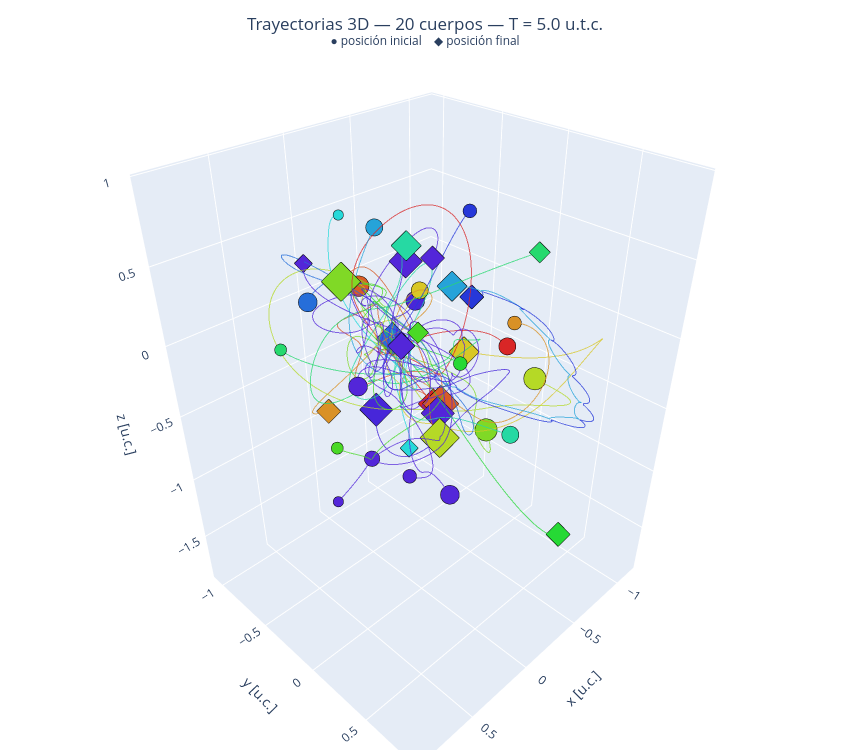

This figure's notebook cell:
### Code cell
import plotly.graph_objects as go

colors_hex = [f'hsl({int(j/N*360)},70%,50%)' for j in range(N)]

fig3d = go.Figure()

for j in range(N):
    s_marker = int(masas[j] * 120 + 4)
    # Trayectoria
    fig3d.add_trace(go.Scatter3d(
        x=traj[j, :, 0], y=traj[j, :, 1], z=traj[j, :, 2],
        mode='lines',
        line=dict(color=colors_hex[j], width=2),
        opacity=0.7,
        name=f'Cuerpo {j+1}',
        showlegend=False
    ))
    # Posición inicial
    fig3d.add_trace(go.Scatter3d(
        x=[traj[j, 0, 0]], y=[traj[j, 0, 1]], z=[traj[j, 0, 2]],
        mode='markers',
        marker=dict(color=colors_hex[j], size=s_marker, symbol='circle',
                    line=dict(color='black', width=1)),
        name=f'Inicio {j+1}',
        showlegend=False
    ))
    # Posición final
    fig3d.add_trace(go.Scatter3d(
        x=[traj[j, -1, 0]], y=[traj[j, -1, 1]], z=[traj[j, -1, 2]],
        mode='markers',
        marker=dict(color=colors_hex[j], size=s_marker, symbol='diamond',
                    line=dict(color='black', width=1)),
        name=f'Fin {j+1}',
        showlegend=False
    ))

fig3d.update_layout(
    title=dict(
        text=f'Trayectorias 3D — {N} cuerpos — T = {T_total} u.t.c.<br>'
             '<sup>● posición inicial &nbsp;&nbsp; ◆ posición final</sup>',
        x=0.5
    ),
    scene=dict(
        xaxis_title='x [u.c.]',
        yaxis_title='y [u.c.]',
        zaxis_title='z [u.c.]',
        aspectmode='data'
    ),
    width=850, height=750,
    margin=dict(l=0, r=0, b=0, t=60)
)

fig3d.show()

### Figure 1 — Plotly figure (JSON) as saved in the notebook; plotly's stock layout.template omitted (floating-point values rounded to 4 significant figures; data arrays with more than 128 entries replaced by an {"elided": "..."} marker saying what was removed)
{"data": [{"line": {"color": "hsl(0,70%,50%)", "width": 2}, "mode": "lines", "name": "Cuerpo 1", "opacity": 0.7, "showlegend": false, "type": "scatter3d", "x": {"elided": "500 float values"}, "y": {"elided": "500 float values"}, "z": {"elided": "500 float values"}}, {"marker": {"color": "hsl(0,70%,50%)", "line": {"color": "black", "width": 1}, "size": 10, "symbol": "circle"}, "mode": "markers", "name": "Inicio 1", "showlegend": false, "type": "scatter3d", "x": [-0.313], "y": [0.3634], "z": [0.08907]}, {"marker": {"color": "hsl(0,70%,50%)", "line": {"color": "black", "width": 1}, "size": 10, "symbol": "diamond"}, "mode": "markers", "name": "Fin 1", "showlegend": false, "type": "scatter3d", "x": [0.08317], "y": [0.1795], "z": [-0.1937]}, {"line": {"color": "hsl(18,70%,50%)", "width": 2}, "mode": "lines", "name": "Cuerpo 2", "opacity": 0.7, "showlegend": false, "type": "scatter3d", "x": {"elided": "500 float values"}, "y": {"elided": "500 float values"}, "z": {"elided": "500 float values"}}, {"marker": {"color": "hsl(18,70%,50%)", "line": {"color": "black", "width": 1}, "size": 12, "symbol": "circle"}, "mode": "markers", "name": "Inicio 2", "showlegend": false, "type": "scatter3d", "x": [-0.2953], "y": [-0.8659], "z": [0.02122]}, {"marker": {"color": "hsl(18,70%,50%)", "line": {"color": "black", "width": 1}, "size": 12, "symbol": "diamond"}, "mode": "markers", "name": "Fin 2", "showlegend": false, "type": "scatter3d", "x": [0.05762], "y": [0.2113], "z": [-0.1897]}, {"line": {"color": "hsl(36,70%,50%)", "width": 2}, "mode": "lines", "name": "Cuerpo 3", "opacity": 0.7, "showlegend": false, "type": "scatter3d", "x": {"elided": "500 float values"}, "y": {"elided": "500 float values"}, "z": {"elided": "500 float values"}}, {"marker": {"color": "hsl(36,70%,50%)", "line": {"color": "black", "width": 1}, "size": 8, "symbol": "circle"}, "mode": "markers", "name": "Inicio 3", "showlegend": false, "type": "scatter3d", "x": [-0.2218], "y": [0.4733], "z": [0.3174]}, {"marker": {"color": "hsl(36,70%,50%)", "line": {"color": "black", "width": 1}, "size": 8, "symbol": "diamond"}, "mode": "markers", "name": "Fin 3", "showlegend": false, "type": "scatter3d", "x": [0.6221], "y": [-0.07121], "z": [-0.09918]}, {"line": {"color": "hsl(54,70%,50%)", "width": 2}, "mode": "lines", "name": "Cuerpo 4", "opacity": 0.7, "showlegend": false, "type": "scatter3d", "x": {"elided": "500 float values"}, "y": {"elided": "500 float values"}, "z": {"elided": "500 float values"}}, {"marker": {"color": "hsl(54,70%,50%)", "line": {"color": "black", "width": 1}, "size": 10, "symbol": "circle"}, "mode": "markers", "name": "Inicio 4", "showlegend": false, "type": "scatter3d", "x": [-0.3006], "y": [-0.3135], "z": [0.1908]}, {"marker": {"color": "hsl(54,70%,50%)", "line": {"color": "black", "width": 1}, "size": 10, "symbol": "diamond"}, "mode": "markers", "name": "Fin 4", "showlegend": false, "type": "scatter3d", "x": [-0.4615], "y": [-0.0911], "z": [-0.2083]}, {"line": {"color": "hsl(72,70%,50%)", "width": 2}, "mode": "lines", "name": "Cuerpo 5", "opacity": 0.7, "showlegend": false, "type": "scatter3d", "x": {"elided": "500 float values"}, "y": {"elided": "500 float values"}, "z": {"elided": "500 float values"}}, {"marker": {"color": "hsl(72,70%,50%)", "line": {"color": "black", "width": 1}, "size": 13, "symbol": "circle"}, "mode": "markers", "name": "Inicio 5", "showlegend": false, "type": "scatter3d", "x": [-0.2338], "y": [0.6262], "z": [0.03536]}, {"marker": {"color": "hsl(72,70%,50%)", "line": {"color": "black", "width": 1}, "size": 13, "symbol": "diamond"}, "mode": "markers", "name": "Fin 5", "showlegend": false, "type": "scatter3d", "x": [0.1959], "y": [0.3387], "z": [-0.2855]}, {"line": {"color": "hsl(90,70%,50%)", "width": 2}, "mode": "lines", "name": "Cuerpo 6", "opacity": 0.7, "showlegend": false, "type": "scatter3d", "x": {"elided": "500 float values"}, "y": {"elided": "500 float values"}, "z": {"elided": "500 float values"}}, {"marker": {"color": "hsl(90,70%,50%)", "line": {"color": "black", "width": 1}, "size": 13, "symbol": "circle"}, "mode": "markers", "name": "Inicio 6", "showlegend": false, "type": "scatter3d", "x": [-0.4611], "y": [0.1186], "z": [-0.6976]}, {"marker": {"color": "hsl(90,70%,50%)", "line": {"color": "black", "width": 1}, "size": 13, "symbol": "diamond"}, "mode": "markers", "name": "Fin 6", "showlegend": false, "type": "scatter3d", "x": [0.3477], "y": [-0.2407], "z": [0.5063]}, {"line": {"color": "hsl(108,70%,50%)", "width": 2}, "mode": "lines", "name": "Cuerpo 7", "opacity": 0.7, "showlegend": false, "type": "scatter3d", "x": {"elided": "500 float values"}, "y": {"elided": "500 float values"}, "z": {"elided": "500 float values"}}, {"marker": {"color": "hsl(108,70%,50%)", "line": {"color": "black", "width": 1}, "size": 7, "symbol": "circle"}, "mode": "markers", "name": "Inicio 7", "showlegend": false, "type": "scatter3d", "x": [0.7543], "y": [0.1534], "z": [-0.15]}, {"marker": {"color": "hsl(108,70%,50%)", "line": {"color": "black", "width": 1}, "size": 7, "symbol": "diamond"}, "mode": "markers", "name": "Fin 7", "showlegend": false, "type": "scatter3d", "x": [0.2994], "y": [0.2814], "z": [0.3954]}, {"line": {"color": "hsl(125,70%,50%)", "width": 2}, "mode": "lines", "name": "Cuerpo 8", "opacity": 0.7, "showlegend": false, "type": "scatter3d", "x": {"elided": "500 float values"}, "y": {"elided": "500 float values"}, "z": {"elided": "500 float values"}}, {"marker": {"color": "hsl(125,70%,50%)", "line": {"color": "black", "width": 1}, "size": 8, "symbol": "circle"}, "mode": "markers", "name": "Inicio 8", "showlegend": false, "type": "scatter3d", "x": [0.1644], "y": [0.4482], "z": [0.2284]}, {"marker": {"color": "hsl(125,70%,50%)", "line": {"color": "black", "width": 1}, "size": 8, "symbol": "diamond"}, "mode": "markers", "name": "Fin 8", "showlegend": false, "type": "scatter3d", "x": [-1.019], "y": [0.3888], "z": [-1.808]}, {"line": {"color": "hsl(144,70%,50%)", "width": 2}, "mode": "lines", "name": "Cuerpo 9", "opacity": 0.7, "showlegend": false, "type": "scatter3d", "x": {"elided": "500 float values"}, "y": {"elided": "500 float values"}, "z": {"elided": "500 float values"}}, {"marker": {"color": "hsl(144,70%,50%)", "line": {"color": "black", "width": 1}, "size": 7, "symbol": "circle"}, "mode": "markers", "name": "Inicio 9", "showlegend": false, "type": "scatter3d", "x": [0.7824], "y": [-0.2129], "z": [0.2901]}, {"marker": {"color": "hsl(144,70%,50%)", "line": {"color": "black", "width": 1}, "size": 7, "symbol": "diamond"}, "mode": "markers", "name": "Fin 9", "showlegend": false, "type": "scatter3d", "x": [-0.4347], "y": [0.4383], "z": [0.6375]}, {"line": {"color": "hsl(162,70%,50%)", "width": 2}, "mode": "lines", "name": "Cuerpo 10", "opacity": 0.7, "showlegend": false, "type": "scatter3d", "x": {"elided": "500 float values"}, "y": {"elided": "500 float values"}, "z": {"elided": "500 float values"}}, {"marker": {"color": "hsl(162,70%,50%)", "line": {"color": "black", "width": 1}, "size": 10, "symbol": "circle"}, "mode": "markers", "name": "Inicio 10", "showlegend": false, "type": "scatter3d", "x": [0.2579], "y": [0.8701], "z": [0.05504]}, {"marker": {"color": "hsl(162,70%,50%)", "line": {"color": "black", "width": 1}, "size": 10, "symbol": "diamond"}, "mode": "markers", "name": "Fin 10", "showlegend": false, "type": "scatter3d", "x": [0.1586], "y": [0.05705], "z": [0.7432]}, {"line": {"color": "hsl(180,70%,50%)", "width": 2}, "mode": "lines", "name": "Cuerpo 11", "opacity": 0.7, "showlegend": false, "type": "scatter3d", "x": {"elided": "500 float values"}, "y": {"elided": "500 float values"}, "z": {"elided": "500 float values"}}, {"marker": {"color": "hsl(180,70%,50%)", "line": {"color": "black", "width": 1}, "size": 6, "symbol": "circle"}, "mode": "markers", "name": "Inicio 11", "showlegend": false, "type": "scatter3d", "x": [-0.1488], "y": [-0.8449], "z": [0.5507]}, {"marker": {"color": "hsl(180,70%,50%)", "line": {"color": "black", "width": 1}, "size": 6, "symbol": "diamond"}, "mode": "markers", "name": "Fin 11", "showlegend": false, "type": "scatter3d", "x": [-0.1935], "y": [-0.3108], "z": [-0.9362]}, {"line": {"color": "hsl(198,70%,50%)", "width": 2}, "mode": "lines", "name": "Cuerpo 12", "opacity": 0.7, "showlegend": false, "type": "scatter3d", "x": {"elided": "500 float values"}, "y": {"elided": "500 float values"}, "z": {"elided": "500 float values"}}, {"marker": {"color": "hsl(198,70%,50%)", "line": {"color": "black", "width": 1}, "size": 10, "symbol": "circle"}, "mode": "markers", "name": "Inicio 12", "showlegend": false, "type": "scatter3d", "x": [-0.272], "y": [-0.6667], "z": [0.4895]}, {"marker": {"color": "hsl(198,70%,50%)", "line": {"color": "black", "width": 1}, "size": 10, "symbol": "diamond"}, "mode": "markers", "name": "Fin 12", "showlegend": false, "type": "scatter3d", "x": [-0.5245], "y": [-0.2623], "z": [0.1559]}, {"line": {"color": "hsl(216,70%,50%)", "width": 2}, "mode": "lines", "name": "Cuerpo 13", "opacity": 0.7, "showlegend": false, "type": "scatter3d", "x": {"elided": "500 float values"}, "y": {"elided": "500 float values"}, "z": {"elided": "500 float values"}}, {"marker": {"color": "hsl(216,70%,50%)", "line": {"color": "black", "width": 1}, "size": 11, "symbol": "circle"}, "mode": "markers", "name": "Inicio 13", "showlegend": false, "type": "scatter3d", "x": [-0.01818], "y": [-1.05], "z": [-0.06088]}, {"marker": {"color": "hsl(216,70%,50%)", "line": {"color": "black", "width": 1}, "size": 11, "symbol": "diamond"}, "mode": "markers", "name": "Fin 13", "showlegend": false, "type": "scatter3d", "x": [-0.09463], "y": [-0.3402], "z": [-0.06803]}, {"line": {"color": "hsl(234,70%,50%)", "width": 2}, "mode": "lines", "name": "Cuerpo 14", "opacity": 0.7, "showlegend": false, "type": "scatter3d", "x": {"elided": "500 float values"}, "y": {"elided": "500 float values"}, "z": {"elided": "500 float values"}}, {"marker": {"color": "hsl(234,70%,50%)", "line": {"color": "black", "width": 1}, "size": 8, "symbol": "circle"}, "mode": "markers", "name": "Inicio 14", "showlegend": false, "type": "scatter3d", "x": [-0.3879], "y": [-0.01376], "z": [0.747]}, {"marker": {"color": "hsl(234,70%,50%)", "line": {"color": "black", "width": 1}, "size": 8, "symbol": "diamond"}, "mode": "markers", "name": "Fin 14", "showlegend": false, "type": "scatter3d", "x": [-0.6198], "y": [-0.1835], "z": [0.07633]}, {"line": {"color": "hsl(251,70%,50%)", "width": 2}, "mode": "lines", "name": "Cuerpo 15", "opacity": 0.7, "showlegend": false, "type": "scatter3d", "x": {"elided": "500 float values"}, "y": {"elided": "500 float values"}, "z": {"elided": "500 float values"}}, {"marker": {"color": "hsl(251,70%,50%)", "line": {"color": "black", "width": 1}, "size": 11, "symbol": "circle"}, "mode": "markers", "name": "Inicio 15", "showlegend": false, "type": "scatter3d", "x": [-0.4541], "y": [-0.5094], "z": [-0.01002]}, {"marker": {"color": "hsl(251,70%,50%)", "line": {"color": "black", "width": 1}, "size": 11, "symbol": "diamond"}, "mode": "markers", "name": "Fin 15", "showlegend": false, "type": "scatter3d", "x": [-0.118], "y": [-0.5411], "z": [-0.7]}, {"line": {"color": "hsl(270,70%,50%)", "width": 2}, "mode": "lines", "name": "Cuerpo 16", "opacity": 0.7, "showlegend": false, "type": "scatter3d", "x": {"elided": "500 float values"}, "y": {"elided": "500 float values"}, "z": {"elided": "500 float values"}}, {"marker": {"color": "hsl(270,70%,50%)", "line": {"color": "black", "width": 1}, "size": 11, "symbol": "circle"}, "mode": "markers", "name": "Inicio 16", "showlegend": false, "type": "scatter3d", "x": [0.5357], "y": [0.08044], "z": [0.09078]}, {"marker": {"color": "hsl(270,70%,50%)", "line": {"color": "black", "width": 1}, "size": 11, "symbol": "diamond"}, "mode": "markers", "name": "Fin 16", "showlegend": false, "type": "scatter3d", "x": [0.1099], "y": [0.2401], "z": [-0.2141]}, {"line": {"color": "hsl(288,70%,50%)", "width": 2}, "mode": "lines", "name": "Cuerpo 17", "opacity": 0.7, "showlegend": false, "type": "scatter3d", "x": {"elided": "500 float values"}, "y": {"elided": "500 float values"}, "z": {"elided": "500 float values"}}, {"marker": {"color": "hsl(288,70%,50%)", "line": {"color": "black", "width": 1}, "size": 6, "symbol": "circle"}, "mode": "markers", "name": "Inicio 17", "showlegend": false, "type": "scatter3d", "x": [0.848], "y": [0.2506], "z": [-0.3942]}, {"marker": {"color": "hsl(288,70%,50%)", "line": {"color": "black", "width": 1}, "size": 6, "symbol": "diamond"}, "mode": "markers", "name": "Fin 17", "showlegend": false, "type": "scatter3d", "x": [0.3528], "y": [-0.5471], "z": [0.5073]}, {"line": {"color": "hsl(306,70%,50%)", "width": 2}, "mode": "lines", "name": "Cuerpo 18", "opacity": 0.7, "showlegend": false, "type": "scatter3d", "x": {"elided": "500 float values"}, "y": {"elided": "500 float values"}, "z": {"elided": "500 float values"}}, {"marker": {"color": "hsl(306,70%,50%)", "line": {"color": "black", "width": 1}, "size": 11, "symbol": "circle"}, "mode": "markers", "name": "Inicio 18", "showlegend": false, "type": "scatter3d", "x": [0.3649], "y": [0.5825], "z": [-0.44]}, {"marker": {"color": "hsl(306,70%,50%)", "line": {"color": "black", "width": 1}, "size": 11, "symbol": "diamond"}, "mode": "markers", "name": "Fin 18", "showlegend": false, "type": "scatter3d", "x": [0.1161], "y": [0.006687], "z": [0.627]}, {"line": {"color": "hsl(324,70%,50%)", "width": 2}, "mode": "lines", "name": "Cuerpo 19", "opacity": 0.7, "showlegend": false, "type": "scatter3d", "x": {"elided": "500 float values"}, "y": {"elided": "500 float values"}, "z": {"elided": "500 float values"}}, {"marker": {"color": "hsl(324,70%,50%)", "line": {"color": "black", "width": 1}, "size": 8, "symbol": "circle"}, "mode": "markers", "name": "Inicio 19", "showlegend": false, "type": "scatter3d", "x": [0.52], "y": [0.4401], "z": [-0.306]}, {"marker": {"color": "hsl(324,70%,50%)", "line": {"color": "black", "width": 1}, "size": 8, "symbol": "diamond"}, "mode": "markers", "name": "Fin 19", "showlegend": false, "type": "scatter3d", "x": [0.1664], "y": [0.2487], "z": [0.7425]}, {"line": {"color": "hsl(342,70%,50%)", "width": 2}, "mode": "lines", "name": "Cuerpo 20", "opacity": 0.7, "showlegend": false, "type": "scatter3d", "x": {"elided": "500 float values"}, "y": {"elided": "500 float values"}, "z": {"elided": "500 float values"}}, {"marker": {"color": "hsl(342,70%,50%)", "line": {"color": "black", "width": 1}, "size": 9, "symbol": "circle"}, "mode": "markers", "name": "Inicio 20", "showlegend": false, "type": "scatter3d", "x": [0.5946], "y": [0.2343], "z": [-0.2639]}, {"marker": {"color": "hsl(342,70%,50%)", "line": {"color": "black", "width": 1}, "size": 9, "symbol": "diamond"}, "mode": "markers", "name": "Fin 20", "showlegend": false, "type": "scatter3d", "x": [0.4066], "y": [0.273], "z": [0.3614]}], "layout": {"height": 750, "margin": {"b": 0, "l": 0, "r": 0, "t": 60}, "scene": {"aspectmode": "data", "xaxis": {"title": {"text": "x [u.c.]"}}, "yaxis": {"title": {"text": "y [u.c.]"}}, "zaxis": {"title": {"text": "z [u.c.]"}}}, "title": {"text": "Trayectorias 3D — 20 cuerpos — T = 5.0 u.t.c.<br><sup>● posición inicial &nbsp;&nbsp; ◆ posición final</sup>", "x": 0.5}, "width": 850}}
